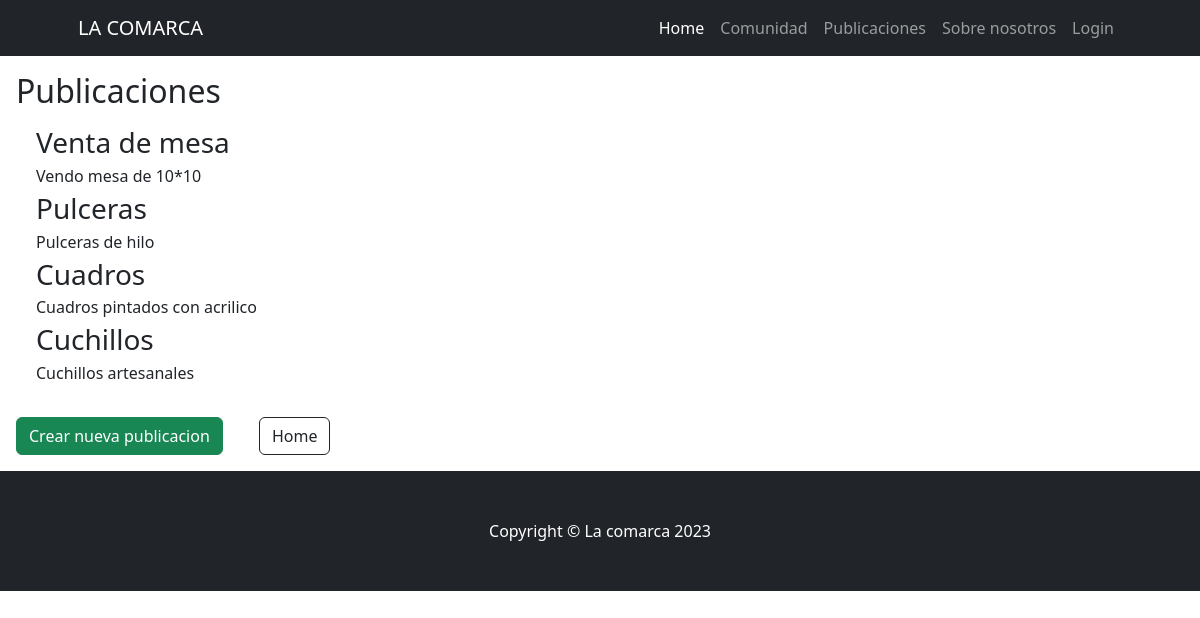
The app's page /publicaciones/ with its own data.
### publicaciones/models.py (models this page shows, shortened)
class Publicaciones(models.Model):
    titulo = models.CharField(max_length=30)
    descripcion = models.CharField(max_length=300)
    cantidad = models.IntegerField(null=True, blank=True)
    precio = models.DecimalField(max_digits=10,decimal_places=2,null=True,blank=True)
    email_contacto = models.EmailField(null=True,blank=True)
    telefono_contacto = models.IntegerField(null=True,blank=True)
    class Meta:
        verbose_name = "Publicación"
        verbose_name_plural = "Publicaciones"

### publicaciones/views.py (the view)
# urls.py: path("", TemplateView.as_view(template_name="comunidad/index.html"), name="index"),
def index(request):
    publicacion = models.Publicaciones.objects.all()
    return render(request, "publicaciones/index.html", {"publicaciones":publicacion})

### publicaciones/templates/publicaciones/index.html (shortened to what this page needs)
{% extends 'home/base.html' %}
    {% block content %}
    </html>
    <body>
        <h2 class="m-3 ">Publicaciones</h2>
        <ul>
            {% for publicacion in publicaciones %}
                <h3 class="m-1 ">{{publicacion.titulo}}</h3>
                <p class="m-1 ">{{publicacion.descripcion}}</p>
            {% endfor %}
        </ul>
        <a class="btn btn-success m-3" href="{% url 'publicaciones:crear_publicacion' %}">Crear nueva publicacion</a>
        <a class="btn btn-outline-dark m-3 m-3" href="{% url 'home:index' %}">Home</a>
    </body>
    </html>
    {% endblock content %}

### records on screen
Publicaciones: titulo "Venta de mesa", descripcion "Vendo mesa de 10*10"
Publicaciones: titulo "Pulceras", descripcion "Pulceras de hilo"
Publicaciones: titulo "Cuadros", descripcion "Cuadros pintados con acrilico"
Publicaciones: titulo "Cuchillos", descripcion "Cuchillos artesanales"
